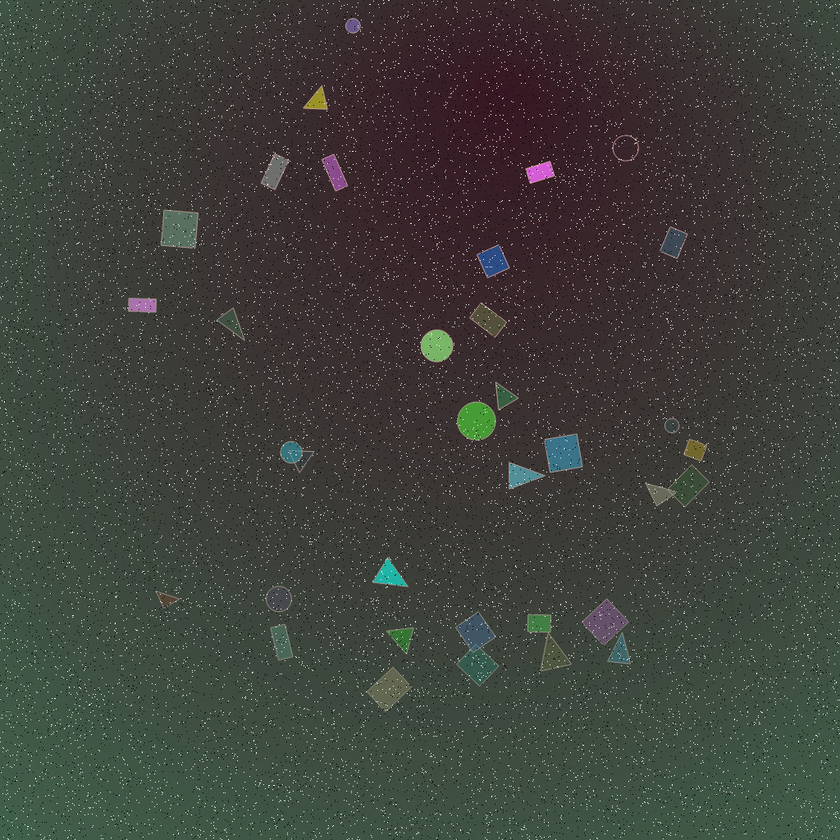
#> input picture Лабораторная_работа_4/Sample1.png, 840 x 840 px, shrunk from 1024 x 1024 before the run; the run also reads 2 pictures not shown here
$ jupyter execute --allow-errors 'Обработка_медицинских_изображений_ЛР4.ipynb'   (shell and % lines are left out)   (older library calls are emulated)
#> lines starting #> are read from the running program, lines starting #| are printed output that depends on the picture; after the words box and inside, x2 and y2 are one past the last pixel; in counts of white or black regions, pixels touching at a corner belong together
# Обработка медицинксих изображений
## Лабораторная работа №4
## Классификация объектов
Выполнил студент БМТ1-12М
Колокольников Георгий

# 0. Подготовительный этап

Импортируем требуемые библиотеки

[cell 1]
from scipy.signal import convolve2d
from scipy.misc import imread
import scipy.ndimage as ndi

import matplotlib.pyplot as plt
import matplotlib.patches as patches
from PIL import Image
import numpy as np

import skimage.filters as skmg_filt
import skimage.morphology as skmg_morph
import skimage.measure as skmg_meas
import skimage.color as skmg_color
from skimage import feature

import warnings
warnings.filterwarnings('ignore')

Функция, переводящая цветное изображение в полутоновое

[cell 2]
def rgb2norm_gray(rgb):
    """
    Функция переводит 3х-канальное rgb изображение в
    одноканальное серошкальное
    """
    return (np.dot(rgb[...,:3],[0.299, 0.587, 0.114]))/255

Загрузим и построим изображение

[cell 3]
sample_im = rgb2norm_gray(imread('Sample1.png',False, 'RGB' ))
plt.imshow(sample_im, cmap='gray')
plt.axis('off')
plt.show()

# 1. Обработка изображения

Проведем фильтрацию для устранения шумов. Воспользуемся медианным фильтром

[cell 4]
# Размер окна
w = 9

sample_filt = np.empty([sample_im.shape[0], sample_im.shape[1]])

sample_filt = ndi.filters.median_filter(sample_im, w)

plt.imshow(sample_filt, cmap='gray')
plt.axis('off')
plt.title('Отфильтрованное изображение с помощью медианного фильтра с размером окна '+str(w)+'x'+str(w))
plt.show()

Воспользуемся выделением границ с помощью фильтра Кэнни

[cell 5]
sample_canny = feature.canny(sample_filt, sigma=0.00001)
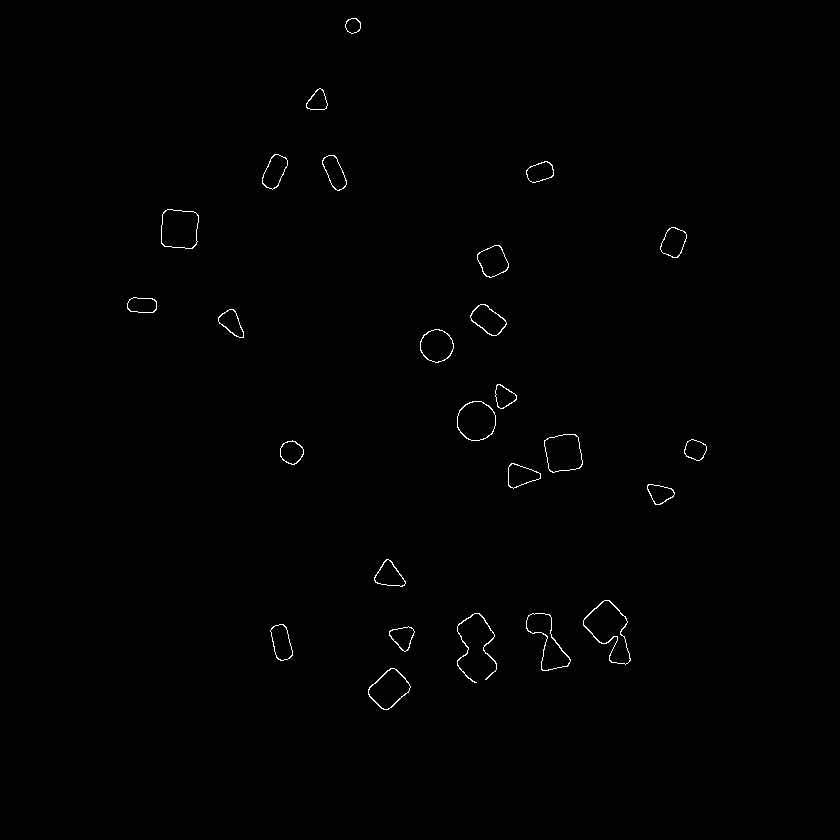
#> sample_canny: shape (840, 840) bool; 0.42% white in thin lines or dots, all inside (x1, y1, x2, y2) = (127, 18, 707, 710)

plt.imshow(sample_canny, cmap='gray')
plt.axis('off')
plt.title('Отфильтрованное изображение с помощью Ф. Кэнни')
plt.show()

Выполним бинаризацию для обоих изображений

[cell 6]
thresh_min = skmg_filt.threshold_mean(sample_canny)
#> thresh_min = 0.00424
sample_bin = sample_canny > thresh_min

plt.imshow(sample_bin, cmap='gray')
plt.axis('off')
plt.title('Бинаризованное изображение после Ф. Кэнни')
plt.show()

Морфологическая обработка для замыкания контуров

[cell 7]
sample_morph = ndi.binary_dilation(sample_bin, structure=skmg_morph.diamond(2), iterations = 2)
#> sample_morph: shape (840, 840) bool; 3% white; 25 white regions
sample_morph = ndi.binary_opening(sample_morph, structure=skmg_morph.diamond(2), iterations = 1)

plt.imshow(sample_morph, cmap='gray')
plt.axis('off')
plt.title('Изображение после морфологической обработки')
plt.show()

# 2. Поиск компонент связности и выделение признаков

[cell 8]
label_image = skmg_meas.label(sample_morph)
#> label_image: shape (840, 840) int32; 26 distinct labels, from 0 to 25
image_label_overlay = skmg_color.label2rgb(label_image, image=sample_im)

fig, ax = plt.subplots(figsize=(10, 6))
ax.imshow(image_label_overlay)

[cell 9]
regions = skmg_meas.regionprops(label_image)
#> regions = 25 regions; largest, box (x1, y1, x2, y2) and area: (453, 380, 521, 445) 1581, (579, 596, 635, 669) 1571, (453, 609, 501, 687) 1492, (522, 609, 575, 675) 1473, (157, 205, 203, 253) 1166

ВЫделим свойства отмеченных объектов

[cell 10]
fig, ax = plt.subplots(figsize=(10, 6))
ax.imshow(sample_morph, cmap='gray')

elem_num = []
elem_center_x = []
elem_center_y = []
elem_eccentricity = []
elem_major_axis = []
elem_minor_axis = []
elem_eq_diameter = []
elem_euler_num = []
elem_extent = []
elem_convex_area = []
elem_area = []
elem_orientation = []

for region in regions:

    elem_num.append(region.label)
    elem_center_x.append(region.centroid[1])
    elem_center_y.append(region.centroid[0])
    elem_eccentricity.append(region.eccentricity)
    elem_major_axis.append(region.major_axis_length)
    elem_minor_axis.append(region.minor_axis_length)
    elem_eq_diameter.append(region.equivalent_diameter)
    elem_euler_num.append(region.euler_number)
    elem_extent.append(region.extent)
    elem_convex_area.append(region.convex_area)
    elem_area.append(region.area)
    elem_orientation.append(region.orientation)

    minr, minc, maxr, maxc = region.bbox
    rect = patches.Rectangle((minc, minr), maxc - minc, maxr - minr, fill = False, edgecolor='red', linewidth=2)
    ax.add_patch(rect)
    ax.text(region.centroid[1], region.centroid[0]+70, region.label, color = 'yellow', fontsize = 20)
#> this loop made 25 passes
#> (minr, minc, maxr, maxc) on passes 1 to 8: (14, 341, 38, 365), (84, 302, 114, 332), (150, 258, 194, 292), (151, 318, 195, 351), (157, 522, 187, 558), (205, 157, 253, 203), (223, 656, 262, 691), (241, 473, 282, 513)
#> after the loop, elem_area = 25 values, max 1581 at index 12, min 385 at index 0, mean 860.6; elem_center_x = 25 values, max 694.8 at index 14, min 141.8 at index 8, mean 430.8; elem_center_y = 25 values, max 688.8 at index 24, min 25.35 at index 0, mean 394.6; elem_convex_area = 25 values, max 2940 at index 20, min 426 at index 0, mean 1276.1; elem_eccentricity = 25 values, max 0.881 at index 21, min 0.162 at index 0, mean 0.563; elem_eq_diameter = 25 values, max 44.87 at index 12, min 22.14 at index 0, mean 32.54; elem_euler_num = 25 values, max 1 at index 20, min -3 at index 19, mean -0.16; elem_extent = 25 values, max 0.711 at index 8, min 0.358 at index 12, mean 0.516; elem_major_axis = 25 values, max 85.77 at index 20, min 24.11 at index 0, mean 50.02; elem_minor_axis = 25 values, max 57.48 at index 5, min 23.8 at index 0, mean 37.22; elem_num = 25 values from 1 to 25; elem_orientation = 25 values, max 1.54 at index 8, min -1.56 at index 16, mean 0.183
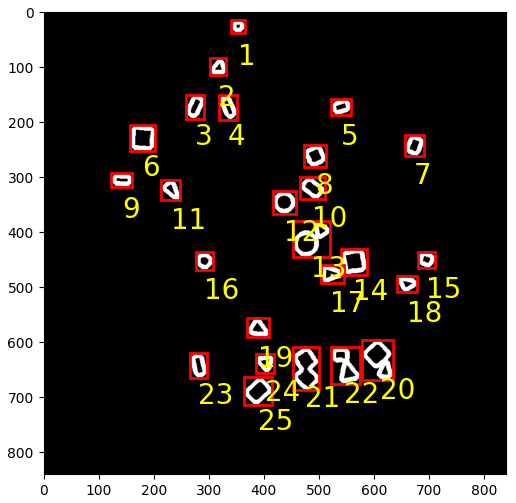
#> figure drawn by matplotlib, 1 panel

Внесем данные об объектав в DataFrame

[cell 11]
import pandas as pd
elem_name = 'name'
data_dict = {'1_name':elem_name,'1_number':elem_num, 'class':0, 'x_center':elem_center_x, 'y_center':elem_center_y,
             'eccentricity':elem_eccentricity, 'delta_axis':np.array(elem_major_axis)- np.array(elem_minor_axis),
             'equivalent_diameter':elem_eq_diameter, 'euler_number':elem_euler_num, 'extent':elem_extent,
             'part_of_convex_area':np.array(elem_area)/np.array(elem_convex_area),'orientation':elem_orientation}

elem_data = pd.DataFrame(data_dict)
#> elem_data = table of 25 rows and 12 columns

Добавим в структуру данных тип фигуры, определенный визуально. Подсчитаем индексы каждой фигуры, внесем в соответствующий список и уменьшим индекс на 1, чтобы нумерация начиналась с 0

[cell 12]
circles = np.array([1,12,15,16]) -1
triangles = np.array([2,11,17,18,19,24]) -1
rectangulars = np.array([3,4,5,7,9,10,23,25]) -1
squares = np.array([6,8,14]) -1
mixed = np.array([13,20,21,22]) -1

Заполним таблицу типами фигур

[cell 13]
elem_data['1_name'].iloc[circles] = 'circle'
elem_data['1_name'].iloc[triangles] = 'triangle'
elem_data['1_name'].iloc[rectangulars] = 'rectangular'
elem_data['1_name'].iloc[squares] = 'square'
elem_data['1_name'].iloc[mixed] = 'mixed'

Поскольку классификатор оперирует классами в цифровом обозначении, введем классы

[cell 14]
elem_data['class'].loc[elem_data['1_name'] == 'circle'] = 0
elem_data['class'].loc[elem_data['1_name'] == 'triangle'] = 1
elem_data['class'].loc[elem_data['1_name'] == 'rectangular'] = 2
elem_data['class'].loc[elem_data['1_name'] == 'square'] = 3
elem_data['class'].loc[elem_data['1_name'] == 'mixed'] = 4

Рассмотим данные, которые были извлечены из изображения

[cell 15]
elem_data
#> Out = table of 25 rows and 12 columns

Проанализируем признаки по классам

[cell 16]
elem_data.loc[elem_data['1_name']=='circle']
#> Out = table of 4 rows and 12 columns

[cell 17]
elem_data.loc[elem_data['1_name']=='triangle']
#> Out = table of 6 rows and 12 columns

[cell 18]
elem_data.loc[elem_data['1_name']=='rectangular']
#> Out = table of 8 rows and 12 columns

[cell 19]
elem_data.loc[elem_data['1_name']=='square']
#> Out = table of 3 rows and 12 columns

[cell 20]
elem_data.loc[elem_data['1_name']=='mixed']
#> Out = table of 4 rows and 12 columns

Поместим признаки с 3 по 9 (начиная отсчет с 0 =)) в массив Numpy, поскольку классификатор работает с таким типом данных. Метки включающие номер класса фигуоы (от 0 до 4) занесем также в другой массив. Среди свойств элементов были выбраны:
- разность длин большой и малой диагоналей;
- эксцентриситет;
- эквивалентный диаметр;
- эйлеровы числа для фигуры;
- степень фигуры (extent);
- часть площади, занимаемая исходной фигуры на фоне области.

[cell 21]
X_train = elem_data.iloc[:,3:9].values
#> X_train = 25 rows, first 6: [352.6, 25.35, 0.162, 0.318, 22.14, 0], [317.3, 100.8, 0.509, 4.54, 26.41, 0], [274.3, 171.1, 0.775, 18.08, 31, 0], [334.1, 171.9, 0.829, 21.9, 30.82, 0], [539.9, 171.7, 0.667, 10.03, 28.34, 0], [179.1, 228.6, 0.228, 1.55, 38.53, 0]
Y_train = elem_data.iloc[:,2].values
#> Y_train = 25 values, max 4 at index 12, min 0 at index 0, mean 1.88
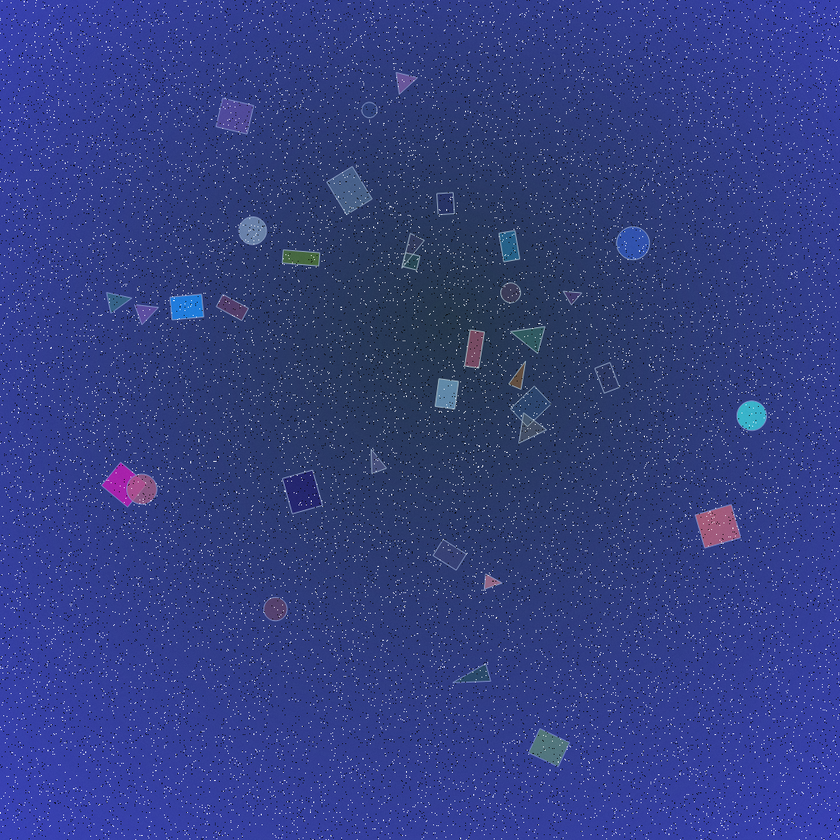
#> input picture Лабораторная_работа_4/Samples/Sample15.png, 840 x 840 px, shrunk from 1024 x 1024 before the run, found by its file name
#> further down, train_image is the input picture: shape (840, 840, 3); mean R, G, B 50.9, 63.4, 132.2

Очевидно, что выборка из 25 элементов нерепрезентативна, с учетом того, что на некоторые классы приходится всего 3 элемента. Расширим обучающую выборку

# 3. Конвейер предобработки изображения

Напишем фунцию, включающую все этапы предобработки

[cell 22]
def image_preprocessing(im_to_process):
    # RGB convertion to Gray
    sample_im = rgb2norm_gray(im_to_process)
    # Filtering
    w = 9
    sample_filt = np.empty([sample_im.shape[0], sample_im.shape[1]])
    sample_filt = ndi.filters.median_filter(sample_im, w)
    # edge detection
    sample_canny = feature.canny(sample_filt, sigma=0.00001)
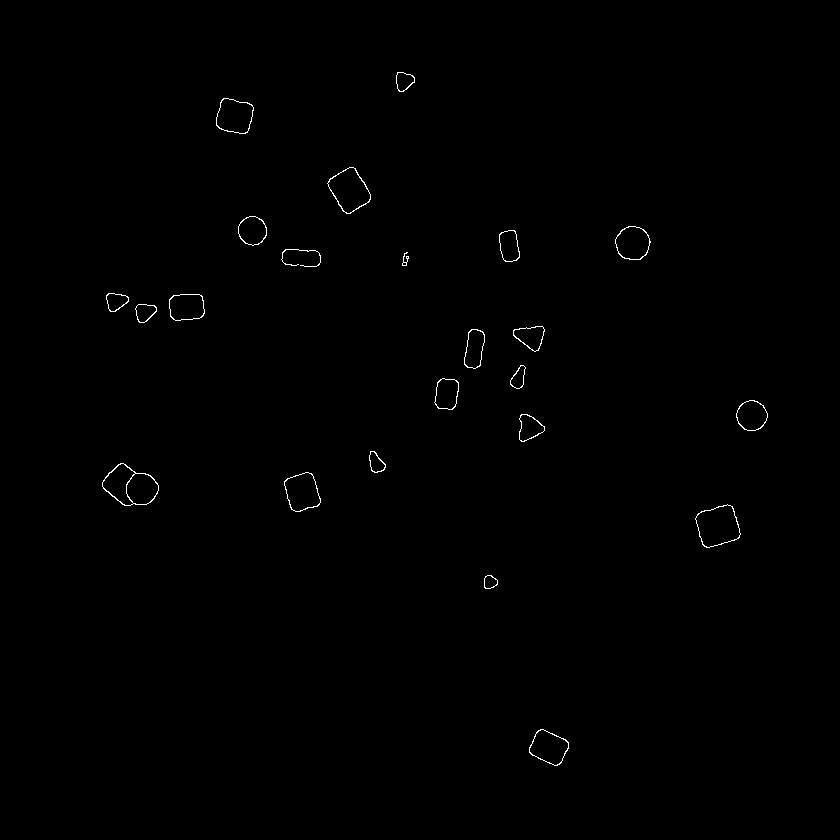
#> sample_canny: shape (840, 840) bool; 0.34% white in thin lines or dots, all inside (x1, y1, x2, y2) = (102, 72, 768, 766)
    # Binarization
    thresh_min = skmg_filt.threshold_mean(sample_canny)
#> thresh_min = 0.0034
    sample_bin = sample_canny > thresh_min
    # Dilation
    sample_morph = ndi.binary_dilation(sample_bin, structure=skmg_morph.diamond(2), iterations = 2)
#> sample_morph: shape (840, 840) bool; 2.5% white; 23 white regions
    sample_morph = ndi.binary_opening(sample_morph, structure=skmg_morph.diamond(2), iterations = 1)

    # Feature extraction
    label_image = skmg_meas.label(sample_morph)
#> label_image: shape (840, 840) int32; 24 distinct labels, from 0 to 23
    image_label_overlay = skmg_color.label2rgb(label_image, image=sample_im)
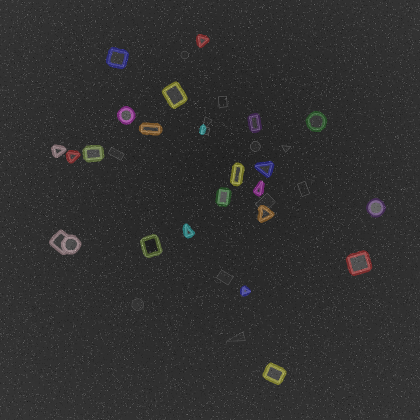
#> image_label_overlay: shape (840, 840, 3) float64 (shown at 1/2 size); mean R, G, B 0.19, 0.189, 0.188
    # Feature engineering
    regions = skmg_meas.regionprops(label_image)
#> regions = 23 regions; largest, box (x1, y1, x2, y2) and area: (98, 459, 163, 510) 1443, (691, 500, 745, 552) 1195, (323, 163, 375, 218) 1072, (280, 468, 325, 516) 1024, (212, 94, 258, 138) 1021

    fig, ax = plt.subplots(figsize=(10, 6))
    ax.imshow(sample_morph, cmap='gray')

    elem_num = []
    elem_center_x = []
    elem_center_y = []
    elem_eccentricity = []
    elem_major_axis = []
    elem_minor_axis = []
    elem_eq_diameter = []
    elem_euler_num = []
    elem_extent = []
    elem_convex_area = []
    elem_area = []
    elem_orientation = []

    for region in regions:

        elem_num.append(region.label)
        elem_center_x.append(region.centroid[1])
        elem_center_y.append(region.centroid[0])
        elem_eccentricity.append(region.eccentricity)
        elem_major_axis.append(region.major_axis_length)
        elem_minor_axis.append(region.minor_axis_length)
        elem_eq_diameter.append(region.equivalent_diameter)
        elem_euler_num.append(region.euler_number)
        elem_extent.append(region.extent)
        elem_convex_area.append(region.convex_area)
        elem_area.append(region.area)
        elem_orientation.append(region.orientation)

        minr, minc, maxr, maxc = region.bbox
        rect = patches.Rectangle((minc, minr), maxc - minc, maxr - minr, fill = False, edgecolor='red', linewidth=2)
        ax.add_patch(rect)
        ax.text(region.centroid[1], region.centroid[0]+70, region.label, color = 'yellow', fontsize = 20)
#> this loop made 23 passes
#> (minr, minc, maxr, maxc) on passes 1 to 8: (68, 392, 96, 419), (94, 212, 138, 258), (163, 323, 218, 375), (212, 234, 250, 271), (222, 611, 264, 655), (226, 495, 266, 524), (245, 277, 271, 325), (248, 398, 270, 413)
#> after the loop, elem_area = [491, 1021, 1072, 732, 889, 737, 841, 232, 534, 913, 510, 744, 857, 480, 787, 776, 694, 476, 1443, 1024, 1195, 346, 947]; elem_center_x = [403.6, 234.4, 349.1, 252.1, 632.4, 509, 300.9, 404.9, 115.8, 186.4, 144.5, 530.1, 474, 518.4, 446.5, 751.4, 528.7, 375.5, 130, 301.9, 717.6, 489.6, 548.5]; elem_center_y = [80.58, 115.7, 189.9, 230.3, 242.9, 245.4, 257.4, 259, 300.8, 306.6, 311.7, 336, 348.4, 377.2, 393.5, 415.2, 427.5, 462.3, 486, 491.8, 525.7, 581.8, 747]; elem_convex_area = [560, 1616, 1858, 1059, 1411, 939, 1059, 244, 611, 1329, 587, 948, 1103, 524, 1070, 1163, 876, 525, 2294, 1628, 2084, 363, 1486]; elem_eccentricity = [0.332, 0.316, 0.509, 0.198, 0.119, 0.716, 0.831, 0.788, 0.531, 0.582, 0.542, 0.595, 0.826, 0.78, 0.602, 0.112, 0.256, 0.727, 0.647, 0.407, 0.349, 0.212, 0.52]; elem_eq_diameter = [25, 36.06, 36.94, 30.53, 33.64, 30.63, 32.72, 17.19, 26.08, 34.09, 25.48, 30.78, 33.03, 24.72, 31.66, 31.43, 29.73, 24.62, 42.86, 36.11, 39.01, 20.99, 34.72]; elem_euler_num = [0, 0, 0, 0, 0, 0, 0, 1, 0, 0, 0, 0, 0, 0, 0, 0, 0, -1, -2, 0, 0, 0, 0]; elem_extent = [0.649, 0.504, 0.375, 0.521, 0.481, 0.635, 0.674, 0.703, 0.638, 0.593, 0.63, 0.547, 0.616, 0.625, 0.596, 0.497, 0.567, 0.635, 0.435, 0.474, 0.426, 0.715, 0.438]; elem_major_axis = [28.91, 53.49, 61.81, 41.83, 49.08, 44.71, 52.64, 21.98, 31.9, 51.54, 31.56, 42.68, 53.45, 33.12, 45.35, 44.01, 37.09, 31.9, 68.22, 54.81, 62.48, 22.04, 54.13]; elem_minor_axis = [27.27, 50.74, 53.21, 41, 48.73, 31.21, 29.27, 13.53, 27.03, 41.91, 26.51, 34.29, 30.12, 20.72, 36.23, 43.73, 35.85, 21.91, 52.02, 50.07, 58.56, 21.54, 46.23]; elem_num = [1, 2, 3, 4, 5, 6, 7, 8, 9, 10, 11, 12, 13, 14, 15, 16, 17, 18, 19, 20, 21, 22, 23]; elem_orientation = [-0.71, 1.31, 0.498, 0.628, -1.45, 0.145, 1.49, -0.197, -1.29, -1.49, -0.993, 1.3, -0.151, -0.367, -0.196, 1.33, 0.0562, 0.478, 1.27, 0.293, -1.17, -1.36, 1.14]

    elem_name = 'NaN'
    data_dict = {'1_name':elem_name,'1_number':elem_num, 'class':'NaN', 'x_center':elem_center_x, 'y_center':elem_center_y,
                 'eccentricity':elem_eccentricity, 'delta_axis':np.array(elem_major_axis)- np.array(elem_minor_axis),
                 'equivalent_diameter':elem_eq_diameter, 'euler_number':elem_euler_num, 'extent':elem_extent,
                 'part_of_convex_area':np.array(elem_area)/np.array(elem_convex_area),'orientation':elem_orientation}

    elem_data = pd.DataFrame(data_dict)
#> elem_data = table of 23 rows and 12 columns
    return elem_data, sample_morph

Считаем новое изображение

[cell 23]
train_image = imread('Samples\Sample15.png',False, 'RGB' )
plt.imshow(train_image, cmap='gray')
plt.axis('off')
plt.show()

[cell 24]
elem_data = image_preprocessing(train_image)[0]
#> elem_data = table of 23 rows and 12 columns
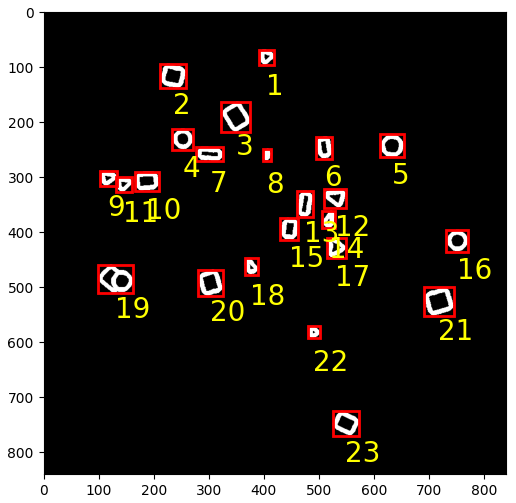
#> figure drawn by matplotlib, 1 panel
#> (the rest of the program and of its run is left out)
